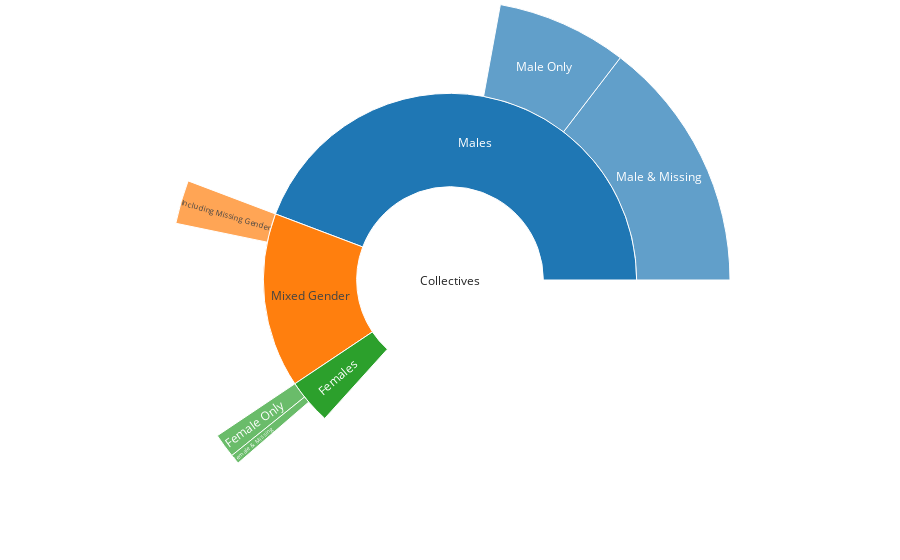

Notebook code cell kept with this figure:
### Code cell
#collective gender breakdown insight MOMA ALL DB

#values = total coll , males(MO+MM) , MO, MM, MIXED, females(FO+FM), FO, FM

import plotly.graph_objects as go

fig_sun =go.Figure(go.Sunburst(
    labels=["Collectives", "Males", "Male Only", "Male & Missing", "Mixed Gender", 'Including Missing Gender', "Females", "Female Only", "Female & Missing"],
    parents=["", "Collectives","Males", "Males", "Collectives", 'Mixed Gender', "Collectives",  "Females", "Females"],
    values=[4545, 2739, 932, 1807, 1564, 311, 242, 173, 69]
))
fig_sun.update_layout(margin = dict(t=0, l=0, r=0, b=0))

fig_sun.show()

### Figure 1 — Plotly figure (JSON) as saved in the notebook; plotly's stock layout.template omitted (floating-point values rounded to 4 significant figures)
{"data": [{"labels": ["Collectives", "Males", "Male Only", "Male & Missing", "Mixed Gender", "Including Missing Gender", "Females", "Female Only", "Female & Missing"], "parents": ["", "Collectives", "Males", "Males", "Collectives", "Mixed Gender", "Collectives", "Females", "Females"], "type": "sunburst", "values": [4545, 2739, 932, 1807, 1564, 311, 242, 173, 69]}], "layout": {"margin": {"b": 0, "l": 0, "r": 0, "t": 0}}}
